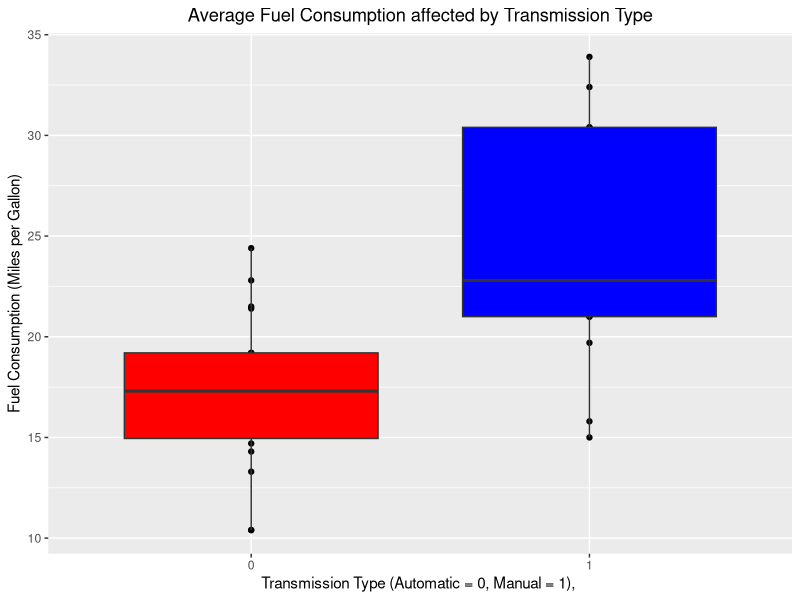
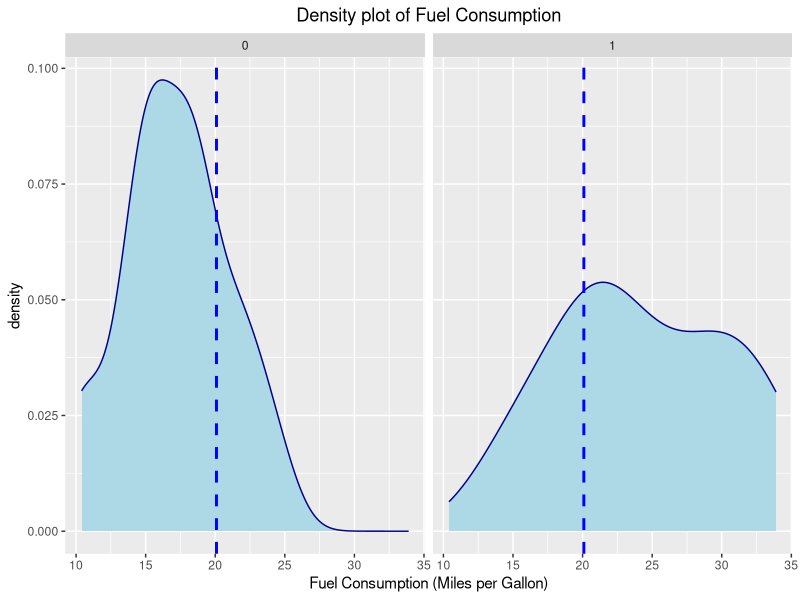

The R source for these figures, in order: (Note: this script raises an error after producing the figures.)
## ---- chunk 1
knitr::opts_chunk$set(echo = TRUE, tidy.opts=list(width.cutoff = 60), tidy = TRUE)
## ---- chunk 2
# Load the data and libraries
data("mtcars")
library(ggplot2)
## ---- chunk 3
# Prepare and transform the data
str(mtcars)
mtcars$am.label <- factor(mtcars$am, labels=c("Automatic","Manual"))
## ---- chunk 4
# Figure01 - Explore the data
qplot(factor(am), mpg, data = mtcars, main = "Average Fuel Consumption affected by Transmission Type", xlab = "Transmission Type (Automatic = 0, Manual = 1), ", ylab = "Fuel Consumption (Miles per Gallon)") + geom_boxplot(aes(group = am), fill = c("red", "blue")) + theme(plot.title = element_text(hjust = 0.5)) 

## ---- chunk 5
# Figure02 - Explore the data
norm.plot <- ggplot(data = mtcars, aes(x = mpg))
norm.plot + geom_density(color = "darkblue", fill = "lightblue") + facet_grid(. ~ am) + geom_vline(aes(xintercept = mean(mpg)), color = "blue", linetype = "dashed", size = 1) + labs(title = "Density plot of Fuel Consumption", x = "Fuel Consumption (Miles per Gallon)") + theme(plot.title = element_text(hjust = 0.5))
## ---- chunk 6
# Normality test for data
shapiro.test(mtcars$mpg[mtcars$am == 0])
shapiro.test(mtcars$mpg[mtcars$am == 1])
## ---- chunk 7
# Statistical inference for transmission type
t.test(mpg ~ am.label, data = mtcars, paired = FALSE, var.equal = FALSE)
## ---- chunk 8
# Fit the simple linear model
fit <- lm(mpg ~ factor(am), data = mtcars)
summary(fit)
## ---- chunk 9
# Figure03 - Residual analysis of simple linear regression
par(mfrow = c(2,2)); plot(fit)
## ---- chunk 10
# Figure04 - Pair plot of dataset
pairs(mpg ~ ., data = mtcars)
## ---- chunk 11
# Determine the correlation of variable
mtcars$am.label <- NULL
cor(mtcars)[1,]
## ---- chunk 12
# Nested model testing
fit0 <- lm(mpg ~ am, data = mtcars)
fit1 <- update(fit0, mpg ~ am+cyl, data = mtcars)
fit2 <- update(fit0, mpg ~ am+cyl+disp, data = mtcars)
fit3 <- update(fit0, mpg ~ am+cyl+disp+hp, data = mtcars)
fit4 <- update(fit0, mpg ~ am+cyl+disp+hp+drat, data = mtcars)
fit5 <- update(fit0, mpg ~ am+cyl+disp+hp+drat+wt, data = mtcars)
fit6 <- update(fit0, mpg ~ am+cyl+disp+hp+drat+wt+vs, data = mtcars)
anova(fit0, fit1, fit2, fit3, fit4, fit5, fit6)
## ---- chunk 13
# Nested re-model testing
fit3a <- update(fit0, mpg ~ am+cyl+hp, data = mtcars)
fit5a <- update(fit0, mpg ~ am+cyl+hp+wt, data = mtcars)
anova(fit0, fit1, fit3a, fit5a)
## ---- chunk 14
# Figure05 - Residual analysis of multivariable linear regression
par(mfrow = c(2,2)); plot(fit5a)
